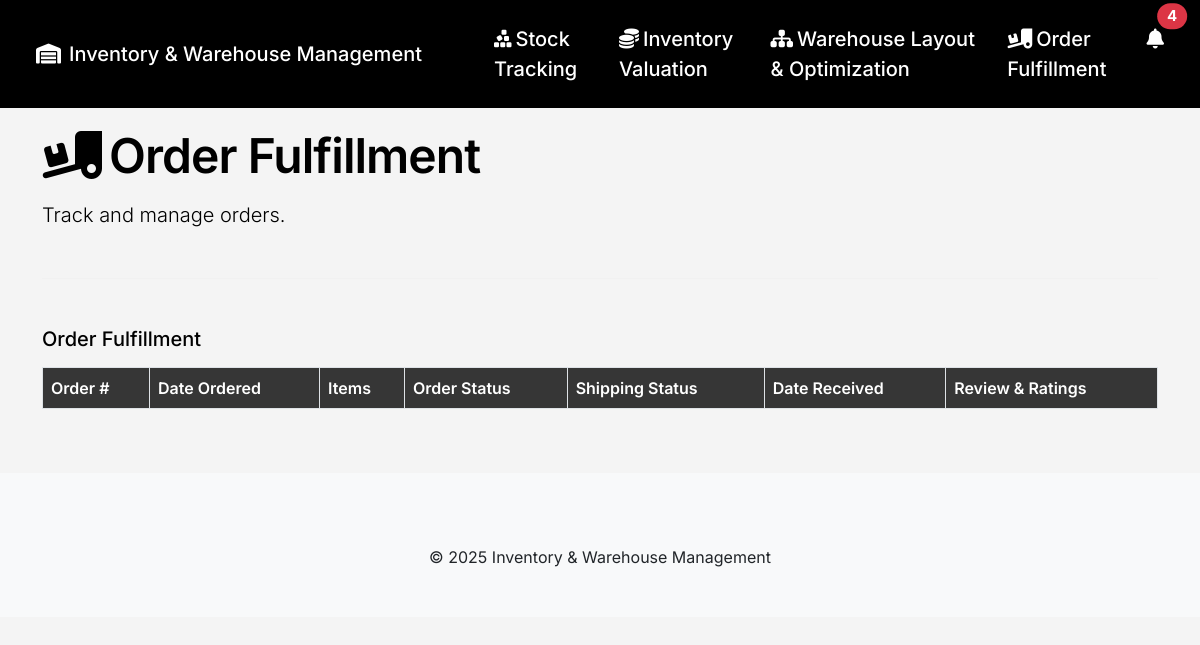
/order-fulfillment.php, run on an earlier commit of the app's database.
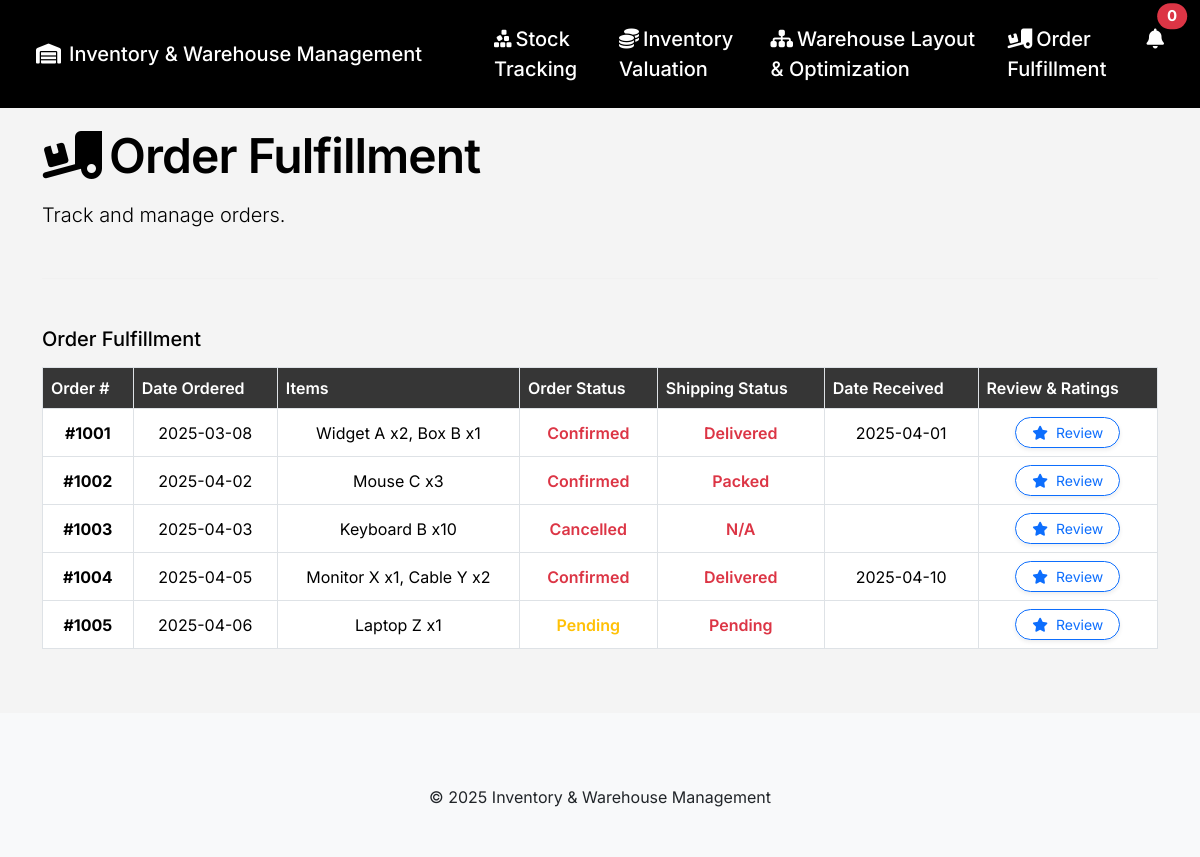
And on a later commit of the database.
### tables this page shows
CREATE TABLE `orders` (
  `order_id` int(11) NOT NULL,
  `order_number` varchar(20) NOT NULL,
  `date_ordered` date NOT NULL,
  `items` text NOT NULL,
  `order_status` enum('Confirmed','Cancelled','Pending') DEFAULT 'Pending',
  `shipping_status` enum('Delivered','Packed','Pending','N/A') DEFAULT 'Pending',
  `date_received` date DEFAULT NULL,
  `rating` tinyint(3) UNSIGNED DEFAULT NULL,
  `review` text DEFAULT NULL,
  `created_at` timestamp NOT NULL DEFAULT current_timestamp()
);

### order-fulfillment.php (the view, shortened to what this page needs)
<?php
include 'config/config.php';
?>
<!DOCTYPE html>
<html lang="en">
<head>
    <link rel="stylesheet" href="https://cdn.jsdelivr.net/npm/bootstrap@5.3.3/dist/css/bootstrap.min.css">
    <link rel="stylesheet" href="https://cdnjs.cloudflare.com/ajax/libs/font-awesome/6.5.2/css/all.min.css">
    <link rel="stylesheet" href="https://cdnjs.cloudflare.com/ajax/libs/animate.css/4.1.1/animate.min.css"/>
</head>
<body>
    <nav class="navbar navbar-expand-lg navbar-dark fixed-top py-3">
        <div class="container-fluid">
            <a class="navbar-brand ps-4" href="index.php">
              <i class="fa-solid fa-warehouse me-2"></i>Inventory & Warehouse Management
            </a>
            <div class="collapse navbar-collapse justify-content-end" id="navbarNav">
                <ul class="navbar-nav gap-3">
                    <li class="nav-item ms-5">
                        <a class="nav-link" href="stock-tracking.php"><i class="fa-solid fa-cubes-stacked me-1"></i>Stock Tracking</a>
                    </li>
                    <li class="nav-item">
                        <a class="nav-link" href="inventory-valuation.php"><i class="fa-solid fa-coins me-1"></i>Inventory Valuation</a>
                    </li>
                    <li class="nav-item">
                        <a class="nav-link" href="warehouse-layout-optimization.php"><i class="fa-solid fa-sitemap me-1"></i>Warehouse Layout & Optimization</a>
                    </li>
                    <li class="nav-item">
                        <a class="nav-link" href="order-fulfillment.php"><i class="fa-solid fa-truck-ramp-box me-1"></i>Order Fulfillment</a>
                    </li>
                    <li>
                        <div class="nav-item dropdown me-3">
                            <a class="nav-link position-relative" href="#" id="notificationDropdown" data-bs-toggle="dropdown" aria-expanded="false" onclick="markNotificationsSeen()">
                                <i class="fa-solid fa-bell"></i>
                                <span class="position-absolute top-0 start-100 translate-middle badge rounded-pill bg-danger">
                                    <?php
                                    $query = "SELECT COUNT(*) as con FROM stocks WHERE stock < 49 AND notified = 0";
                                    $result = mysqli_query($conn, $query);
                                    echo mysqli_fetch_array($result)['con'];
                                    ?>
                                </span>
                            </a>
                        </div>
                    </li>
                </ul>
            </div>
        </div>
    </nav>
    <div class="container" style="margin-top: 120px;">
        <div class="row mb-4">
            <div class="col-12 animate__animated animate__fadeInLeft">
                <div class="section-title mb-2">
                    <i class="fa-solid fa-truck-ramp-box me-2"></i>Order Fulfillment
                </div>
                <p class="lead">
                    Track and manage orders.
                </p>
            </div>
        </div>
        <hr class="divider">
            <h5 class="mb-3 mt-5">Order Fulfillment</h5>
            <div class="table-responsive mb-4">
                <table class="table table-bordered align-middle example-table">
                    <thead>
                        <tr>
                            <th>Order #</th>
                            <th>Date Ordered</th>
                            <th>Items</th>
                            <th>Order Status</th>
                            <th>Shipping Status</th>
                            <th>Date Received</th>
                            <th>Review & Ratings</th>
                        </tr>
                    </thead>
                    <tbody>
                            <?php
                            $quer = "SELECT * FROM orders";
                            $res = mysqli_query($conn, $quer);
                            while ($l = mysqli_fetch_array($res)) {
                                ?>
                                <tr>
                                    <td class="text-center fw-bold text-nowrap"><?php echo $l['order_number']; ?></td>
                                    <td class="text-center text-nowrap"><?php echo $l['date_ordered']; ?></td>
                                    <td class="text-center"><?php echo $l['items']; ?></td>
                                    <td class="text-center fw-semibold
                                    <?php echo ($l['order_status'] == 'Completed') ? 'text-success' : (($l['order_status'] == 'Pending') ? 'text-warning' : 'text-danger'); ?>">
                                    <?php echo $l['order_status']; ?>
                                    </td>
                                    <td class="text-center fw-semibold
                                    <?php echo ($l['shipping_status'] == 'Shipped') ? 'text-primary' : (($l['shipping_status'] == 'Processing') ? 'text-warning' : 'text-danger'); ?>">
                                    <?php echo $l['shipping_status']; ?>
                                    </td>
                                    <td class="text-center text-nowrap"><?php echo $l['date_received']; ?></td>
                                    <td class="text-center">
                                        <form method="POST" action="assets/review-order.php">
                                            <button type="submit" class="btn btn-outline-primary btn-sm px-3 py-1 rounded-pill shadow-sm">
                                                <i class="fa-solid fa-star me-1"></i> Review
                                            </button>
                                        </form>
                                    </td>
                                </tr>
                                <?php
                            }
                            ?>
                    </tbody>
                </table>
            </div>
    </div>
    <footer class="bg-light text-dark py-5 mt-5">
        <div class="container">
            <div class="text-center mt-4">
                &copy; <?php echo date("Y"); ?> Inventory & Warehouse Management
            </div>
    </footer>
</body>
</html>

### order-fulfillment.php (style rules this page uses)
html { scroll-behavior: smooth; }
body { font-family: 'Inter', Arial, sans-serif; background: #f4f4f4; color: #000; }
.navbar { background: #000 !important; }
.navbar-brand, .nav-link, .navbar-text { color: #fff !important; font-weight: 500; font-size: 20px; }
.section-title { font-size: 48px; font-weight: 600; letter-spacing: -0.02em; }
.divider { border-top: 1px solid #E6E6E6; margin: 2rem 0; }
.example-table thead th { background: #363636; color: #fff; font-weight: 600; }
.example-table tbody tr { background: #fff; }
.example-table tbody tr:nth-child(even) { background: #f2f2f2; }
.example-table tbody tr { opacity: 0; transform: translateY(40px); transition: opacity 0.7s, transform 0.7s; }
.example-table tbody tr.in-view { opacity: 1; transform: none; }

What changed in the data, as far as the page shows it:
added orders: order_number "#1001", date_ordered "2025-03-08", items "Widget A x2, Box B x1", order_status "Confirmed", shipping_status "Delivered", date_received "2025-04-01"
added orders: order_number "#1002", date_ordered "2025-04-02", items "Mouse C x3", order_status "Confirmed", shipping_status "Packed"
added orders: order_number "#1003", date_ordered "2025-04-03", items "Keyboard B x10", order_status "Cancelled", shipping_status "N/A"
added orders: order_number "#1004", date_ordered "2025-04-05", items "Monitor X x1, Cable Y x2", order_status "Confirmed", shipping_status "Delivered", date_received "2025-04-10"
added orders: order_number "#1005", date_ordered "2025-04-06", items "Laptop Z x1", order_status "Pending", shipping_status "Pending"
Also different on the page:
mysqli_fetch_array($result)['con']: "4" → "0"
